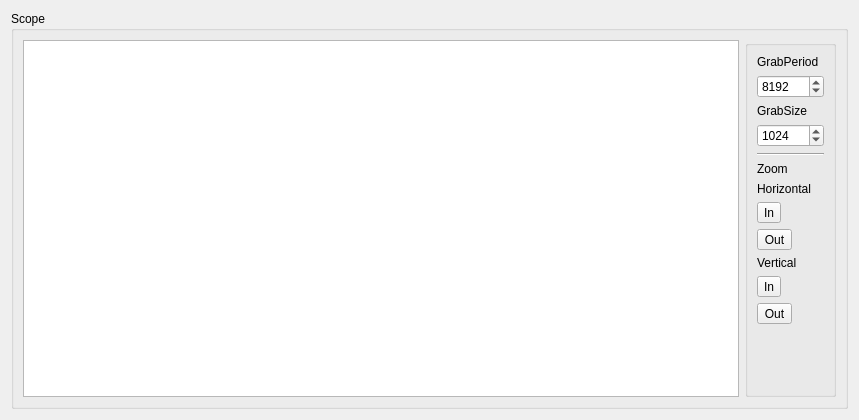
<?xml version="1.0" encoding="UTF-8"?>
<ui version="4.0">
 <class>QScopeWidget2</class>
 <widget class="QWidget" name="QScopeWidget2">
  <property name="geometry">
   <rect>
    <x>0</x>
    <y>0</y>
    <width>859</width>
    <height>420</height>
   </rect>
  </property>
  <property name="windowTitle">
   <string>Form</string>
  </property>
  <layout class="QHBoxLayout" name="horizontalLayout">
   <item>
    <widget class="QGroupBox" name="groupBox_Scope">
     <property name="title">
      <string>Scope</string>
     </property>
     <layout class="QHBoxLayout" name="horizontalLayout_2">
      <item>
       <widget class="QGraphicsView" name="graphicsView"/>
      </item>
      <item>
       <widget class="QGroupBox" name="groupBox_ScopeControls">
        <property name="title">
         <string/>
        </property>
        <layout class="QVBoxLayout" name="verticalLayout">
         <item>
          <widget class="QLabel" name="label_2">
           <property name="text">
            <string>GrabPeriod</string>
           </property>
          </widget>
         </item>
         <item>
          <widget class="QSpinBox" name="spinBox_GrabPeriod">
           <property name="minimum">
            <number>128</number>
           </property>
           <property name="maximum">
            <number>100000</number>
           </property>
           <property name="singleStep">
            <number>64</number>
           </property>
           <property name="value">
            <number>8192</number>
           </property>
          </widget>
         </item>
         <item>
          <widget class="QLabel" name="label">
           <property name="text">
            <string>GrabSize</string>
           </property>
          </widget>
         </item>
         <item>
          <widget class="QSpinBox" name="spinBox_GrabSize">
           <property name="minimum">
            <number>128</number>
           </property>
           <property name="maximum">
            <number>8192</number>
           </property>
           <property name="value">
            <number>1024</number>
           </property>
           <property name="displayIntegerBase">
            <number>10</number>
           </property>
          </widget>
         </item>
         <item>
          <widget class="Line" name="line">
           <property name="orientation">
            <enum>Qt::Horizontal</enum>
           </property>
          </widget>
         </item>
         <item>
          <widget class="QLabel" name="label_3">
           <property name="text">
            <string>Zoom</string>
           </property>
          </widget>
         </item>
         <item>
          <widget class="QLabel" name="label_5">
           <property name="text">
            <string>Horizontal</string>
           </property>
          </widget>
         </item>
         <item>
          <widget class="QToolButton" name="toolButton_ZoomHorizontalIn">
           <property name="text">
            <string>In</string>
           </property>
          </widget>
         </item>
         <item>
          <widget class="QToolButton" name="toolButton_ZoomHorizontalOut">
           <property name="text">
            <string>Out</string>
           </property>
          </widget>
         </item>
         <item>
          <widget class="QLabel" name="label_4">
           <property name="text">
            <string>Vertical</string>
           </property>
          </widget>
         </item>
         <item>
          <widget class="QToolButton" name="toolButton_ZoomVerticalIn">
           <property name="text">
            <string>In</string>
           </property>
          </widget>
         </item>
         <item>
          <widget class="QToolButton" name="toolButton_ZoomVerticalOut">
           <property name="text">
            <string>Out</string>
           </property>
          </widget>
         </item>
         <item>
          <spacer name="verticalSpacer">
           <property name="orientation">
            <enum>Qt::Vertical</enum>
           </property>
           <property name="sizeHint" stdset="0">
            <size>
             <width>20</width>
             <height>40</height>
            </size>
           </property>
          </spacer>
         </item>
        </layout>
       </widget>
      </item>
     </layout>
    </widget>
   </item>
  </layout>
 </widget>
 <resources/>
 <connections/>
</ui>
